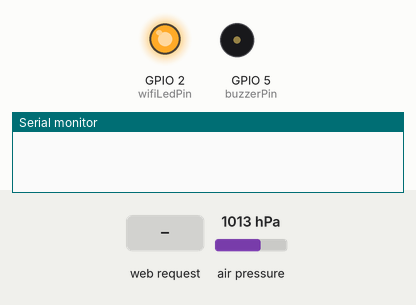
Recording of a sketch running on a simulated ESP32. Parts: output pins drawn as LEDs (lit = HIGH), buzzer (waves = sounding, pin HIGH), the last lines printed to the serial monitor. Dashed ring = blinking. The test bench sets the inputs (shaded band); at power-on: air pressure 1013 hPa. WiFi joins after 1.5 s; servers stay silent unless stated.

Above: at 2.6 s.
At 3.29 s:
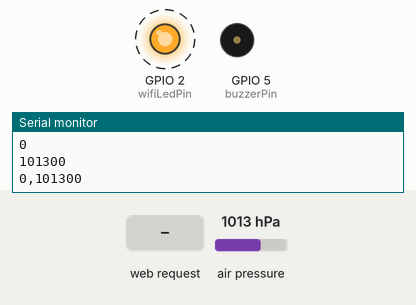
4.3 s: HTTP request GET /SEND_DATA received
At 4.45 s:
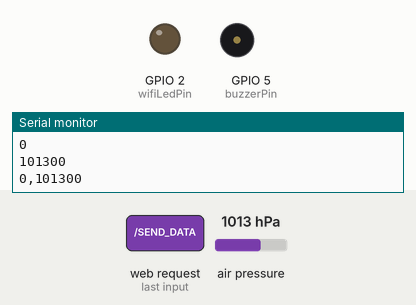
7.3 s: HTTP request GET /END_MISSION received
Timing chart, 0 to 16.3 s (numbered marks = the images above; inputs shaded):
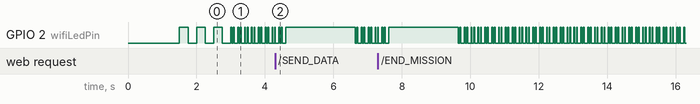

The sketch:

shell_epl.ino
```cpp
#include "shell.h"

#define wifiLedPin 2
#define buzzerPin 5

/*
LED STATUS CODES:

wifi led:
1) blinking with mild blinking frequency: trying to connect to wifi
2) blinking with high frequency: trying to connect to server
3) running continously: all is well and listening for commands to receive
4) off: connection lost

atm led:
1) blinking for 3 times and stopping for 1 second: trying to initialise
2) on: all is well
3) off: disconnected

*/

Shell shell(wifiLedPin,buzzerPin);

void setup()
{
  Serial.begin(115200);
  delay(1000);
  shell.initialise();
}

void loop()
{
    if(WiFi.status() != WL_CONNECTED)
  {
     while (WiFi.status() != WL_CONNECTED)
    {
        shell.wifiLed.blinkSpecial(250,250,1,0);
    }

    Serial.println("");
    Serial.println("WiFi connected.");
    Serial.println("IP address: ");
    Serial.println(WiFi.localIP());
  }
  shell.listenAndSpeak();
}
```

led.cpp
```cpp
#include "led.h"

Led::Led(digitalPin pinToAttach)
{
  pin = pinToAttach;
  pinMode(pinToAttach,OUTPUT);
}

void Led::initialise()
{
  pinMode(pin,OUTPUT);
}

void Led::on()
{
  status = true;
}

void Led::off()
{
  status = false;
}

void Led::action()
{
  if(status)
  {
    digitalWrite(pin,HIGH);
  }
  else
  {
    digitalWrite(pin,LOW);
  }
}

void Led::blinkSpecial(unsigned int onTime, unsigned int delayBetweenWave, unsigned int waveCount, unsigned int delayBetweenSignal)
{
  for(unsigned int i=0; i<waveCount; i++)
  {
    digitalWrite(pin,HIGH);
    delay(onTime);
    digitalWrite(pin,LOW);
    delay(delayBetweenWave);
  }
  delay(delayBetweenSignal);
}
```

led.h
```cpp
#ifndef SHELL_PROJECT_LED_H
#define SHELL_PROJECT_LED_H

typedef unsigned short int digitalPin;
#include <Arduino.h>

class Led
{
  public:
  bool status = false;
  digitalPin pin;
  Led(digitalPin pinToAttach);
  void action();
  void on();
  void off();
  void blinkSpecial(unsigned int onTime, unsigned int delayBetweenWave, unsigned int waveCount, unsigned int delayBetweenSignal);
  void initialise();
};


#endif
```

sensor.cpp
```cpp
#include <string>
#include "sensor.h"

void BaroSensor::initialise()
{
   while(!mpl3115a2.begin())
   {
    Serial.println("Could not find a valid MPL3115A2 sensor, check wiring!");
  }
}

   int BaroSensor::readAltitude() {
    float altitude = mpl3115a2.getAltitude();
    return (int)altitude;
  }

  int BaroSensor::readPressure() {
    float pressure = mpl3115a2.getPressure();
    return (int)pressure;
  }

  void BaroSensor::calculateAltitudeOffset()
  {
    int sum = 0;
    for(int i=0; i<offsetCalcSampleSize; i++)
    {
      sum += readAltitude();
      delay(100);
    }
    altitudeOffset = sum / offsetCalcSampleSize;
  }

  String BaroSensor::parseData(int altitude, int pressure)
  {
    String str1 = String(altitude);
    String str2 = String(pressure);
    String result = str1+","+str2;
    Serial.println(result);
    return result;
  }

  String BaroSensor::getDataPacket()
  {
    int alt = readAltitude()-altitudeOffset;
    int pressure = readPressure();
    Serial.println(alt);
    Serial.println(pressure);
    String parsedData = parseData(alt,pressure);

    return parsedData;
  }
```

sensor.h
```cpp
#ifndef SHELL_EPL_SENSOR_H
#define SHELL_EPL_SENSOR_H

#include <Wire.h>
#include <Adafruit_MPL3115A2.h>

class BaroSensor
{
private:
  Adafruit_MPL3115A2 mpl3115a2;

public:
  int altitudeOffset = 0;
  int offsetCalcSampleSize = 5;

  void initialise();
  int readAltitude();
  int readPressure();
  void calculateAltitudeOffset();

  String parseData(int altitude, int pressure);
  String getDataPacket();
};


#endif
```

shell.cpp
```cpp
#include "shell.h"

Shell::Shell(digitalPin wifiLedPin,digitalPin buzzerPin) : wifiLed(wifiLedPin), buzzer(buzzerPin), server(12345)
{
}

void Shell::initialise()
{
    sensor.initialise();
    sensor.calculateAltitudeOffset();
    wifiLed.initialise();
    WiFi.setHostname(hostname);
    WiFi.begin(ssid, password);

    while (WiFi.status() != WL_CONNECTED)
    {
        wifiLed.blinkSpecial(250, 250, 1, 0);
    }

    Serial.println("");
    Serial.print(hostname);
    Serial.println(" connected to Wifi.");
    Serial.println("IP address: ");
    Serial.println(WiFi.localIP());
    wifiLed.on();
    server.begin();
    dataToSend = sensor.getDataPacket();
}
void Shell::endMission()
{
  Serial.println(missionEndLine);
  this->wifiLed.off();
  this->wifiLed.action();
  while(true)
{
  buzzer.blinkSpecial(1000, 1000, 1, 0);
}

}

void Shell::listenAndSpeak()
{
      wifiLed.action();
      while (WiFi.status() != WL_CONNECTED)
    {
        wifiLed.blinkSpecial(250, 250, 1, 0);
    }
    WiFiClient client = server.available();
    wifiLed.blinkSpecial(25, 50, 2, 50);
    if (client)
    {
        wifiLed.on();
        wifiLed.action();
        Serial.println("Client connected");

        while (client.connected())
        {
            if (WiFi.status() != WL_CONNECTED)
            {
                wifiLed.off();
                client.stop();
                return;
            }

             String command = client.readStringUntil('\n');
             Serial.println(command);

            if (command=="SEND_DATA")
            {
                client.print(dataToSend);
                dataToSend = sensor.getDataPacket();
            }
            else if(command=="END_MISSION")
            {
               client.print(dataToSend);
               dataToSend = sensor.getDataPacket();
               endMission();
            }
        }

        Serial.println("Client disconnected");
        wifiLed.off();
        client.stop();
    }
}
```

shell.h
```cpp
#ifndef SHELL_EPL_SHELL_H
#define SHELL_EPL_SHELL_H

#include "WiFi.h"
#include "led.h"
#include "sensor.h"

class Shell
{
  public:
  const char *ssid = "Pip-boy 3000";
  const char *password = "135069hotspot";
  const char *hostname = "wheatley";
  Led wifiLed;
  Led buzzer; //I know it's not an LED okay?

  WiFiServer server;
  BaroSensor sensor;

  String dataToSend;

  void initialise();
  Shell(digitalPin wifiLedPin,digitalPin buzzerPin);
  void listenAndSpeak();
  int artificialAlt(int index);
  void endMission();
  String missionEndLine = "This is the part where I say goodbye. Goodbye, then!";

};


#endif
```
